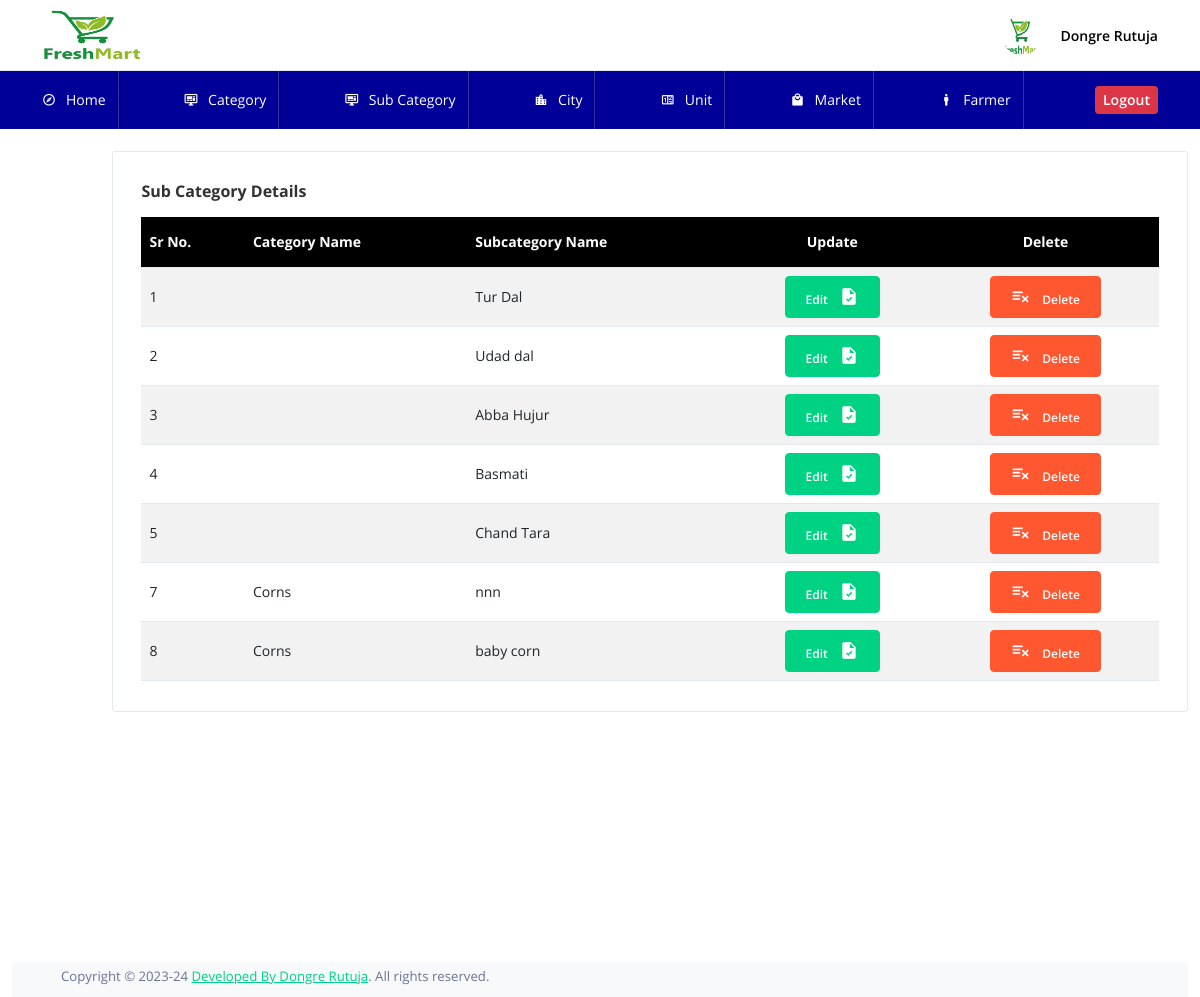
The app's page /Admin/viewsubcategory.php (signed in) with its own data.
### tables this page shows
CREATE TABLE `subcat` (
  `Id` bigint(20) NOT NULL,
  `catname` int(10) NOT NULL,
  `subname` varchar(100) NOT NULL
);

CREATE TABLE `category` (
  `cid` int(11) NOT NULL,
  `cname` varchar(100) NOT NULL
);

### Admin/viewsubcategory.php (the view, shortened to what this page needs)
<!DOCTYPE html>
<html lang="en">
<?php
$con=mysqli_connect("localhost","root","","croprate_system_db")or die("Database Error...!");
?>
  <head>
    <link rel="stylesheet" href="assets/vendors/mdi/css/materialdesignicons.min.css">
    <link rel="stylesheet" href="assets/vendors/flag-icon-css/css/flag-icon.min.css">
    <link rel="stylesheet" href="assets/vendors/css/vendor.bundle.base.css">
    <link rel="stylesheet" href="assets/css/demo_2/style.css" />
  </head>
  <body>
    <div class="container-scroller">
       <?php
  include('menu.php');
  ?>
      </div>
      <div class="container-fluid page-body-wrapper">
        <div class="main-panel">
          <div class="content-wrapper">
          <br>
            <div class="row">
              <div class="col-lg-1"></div>
              <div class="col-lg-11 grid-margin stretch-card">
                <div class="card">
                  <div class="card-body">
                    <h4 class="card-title"> Sub Category Details</h4>
                    <div class="table-responsive">
                      <table class="table table-striped" >
                        <thead style="background-color: #000;color: #fff;height: 50px;">
                          <tr>
                            <th><b>Sr No.</b></th>
                            <th><b>Category Name</b></th>
                            <th><b>Subcategory Name</b></th>
                            <th><center><b>Update</b></center></th>
                            <th><center><b>Delete</b></center></th>
                          </tr>
                        </thead>
                        <tbody>
                           <?php
                               $res=mysqli_query($con,"SELECT * FROM subcat");
                                while($row=mysqli_fetch_row($res))
                               {
                                $sname=mysqli_fetch_row(mysqli_query($con,"SELECT * FROM category WHERE cid='".$row[1]."'"));
                                  echo '
                              <tr>
                                <td style="height:50px">'.$row[0].'</td>
                                <td style="height:50px">'.$sname[1].'</td>
                                <td style="height:50px">'.$row[2].'</td>
                                    <td>
                                         <center>
                                           <a href="update_subcat.php?sid='.$row[0].'">
                                            <button type="button" class="btn btn-success btn-icon-text"> Edit <i class="mdi mdi-file-check btn-icon-append"></i>
                                           </button>
                                         </center>
                                              </a>
                                     </td>
                                      <td>
                                         <a href="delete_subcat.php?id='.$row[0].'">
                                         <center>
                                               <button type="button" class="btn btn-warning btn-icon-text">
                                              <i class="mdi mdi mdi-playlist-remove btn-icon-prepend"></i> Delete </button>
                                         </center>
                                         </a>
                                      </td>
                              </tr>';
                        }
                          ?>
                        </tbody>
                      </table>
                    </div>
                  </div>
                </div>
              </div>
            </div>
          </div>
          <br>
          <br>
          <br>
          <br>
          <br>
          <br>
          <br>
          <br>
          <br>
          <br>
        <?php
         include('footer.php');
         ?>
        </div>
      </div>
  </body>
</html>

### Admin/menu.php (shortened to what this page needs)
    <div class="horizontal-menu">
        <nav class="navbar top-navbar col-lg-12 col-12 p-0">
          <div class="container">
            <div class="text-center navbar-brand-wrapper d-flex align-items-center justify-content-center">
              <a class="navbar-brand brand-logo" href="index.html">
                <img src="image/weblogo.jpg" alt="logo" style="height: 50px; width: 100px" />
              </a>
            </div>
            <div class="navbar-menu-wrapper d-flex align-items-center justify-content-end">
              <ul class="navbar-nav navbar-nav-right">
                <li class="nav-item nav-profile dropdown">
                  <a class="nav-link" id="profileDropdown" href="#" data-bs-toggle="dropdown" aria-expanded="false">
                    <div class="nav-profile-img">
                      <img src="image/weblogo.jpg" alt="image" />
                    </div>
                    <div class="nav-profile-text">
                      <p class="text-black font-weight-semibold m-0"> Dongre Rutuja </p>
                    </div>
                  </a>
                </li>
              </ul>
            </div>
          </div>
        </nav>
        <nav class="bottom-navbar" style="background-color: #000099;">
          <div class="container">
            <ul class="nav page-navigation">
              <li class="nav-item">
                <a class="nav-link" href="index.php">
                  <i class="mdi mdi-compass-outline menu-icon"></i>
                  <span class="menu-title">Home</span>
                </a>
              </li>
              <li class="nav-item">
                <a href="category.php" class="nav-link">
                  <i class="mdi mdi-monitor-dashboard menu-icon"></i>
                  <span class="menu-title">Category</span>
                </a>
              </li>
              <li class="nav-item">
                <a href="sub_cat.php" class="nav-link">
                  <i class="mdi mdi-monitor-dashboard menu-icon"></i>
                  <span class="menu-title">Sub Category</span>
                </a>
              </li>
              <li class="nav-item">
                <a href="city.php" class="nav-link">
                  <i class="mdi mdi-city menu-icon"></i>
                  <span class="menu-title"> City</span>
                </a>
              </li>
              <li class="nav-item">
                <a href="unit.php" class="nav-link">
                  <i class="mdi mdi-counter menu-icon"></i>
                  <span class="menu-title">Unit</span>
                </a>
              </li>
              <li class="nav-item">
                <a class="nav-link" href="market.php">
                  <i class="mdi mdi-shopping menu-icon"></i>
                  <span class="menu-title">Market</span>
                </a>
              </li>
              <li class="nav-item">
                <a href="farmer.php" class="nav-link">
                  <i class=" mdi mdi-human-male menu-icon"></i>
                  <span class="menu-title">Farmer</span>
                </a>
              </li>
              <li class="nav-item">
                <div class="nav-link d-flex">
                  <a href="../logout.php">
                  <button class="btn btn-sm bg-danger text-white"> Logout </button>
                </a>
                </div>
              </li>
            </ul>
          </div>
   </nav>
</div>

### Admin/footer.php
<footer class="footer">
           <div class="container">
             <div class="d-sm-flex justify-content-center justify-content-sm-between">
               <span class="text-muted text-center text-sm-left d-block d-sm-inline-block">Copyright © 2023-24 <a href="#" target="_blank">Developed By Dongre Rutuja</a>. All rights reserved.</span>
             </div>
           </div>
         </footer>

### records on screen
subcat: Id "1", subname "Tur Dal"
subcat: Id "2", subname "Udad dal"
subcat: Id "3", subname "Abba Hujur"
subcat: Id "4", subname "Basmati"
subcat: Id "5", subname "Chand Tara"
subcat: Id "7", category.cname "Corns", subname "nnn"
subcat: Id "8", category.cname "Corns", subname "baby corn"
